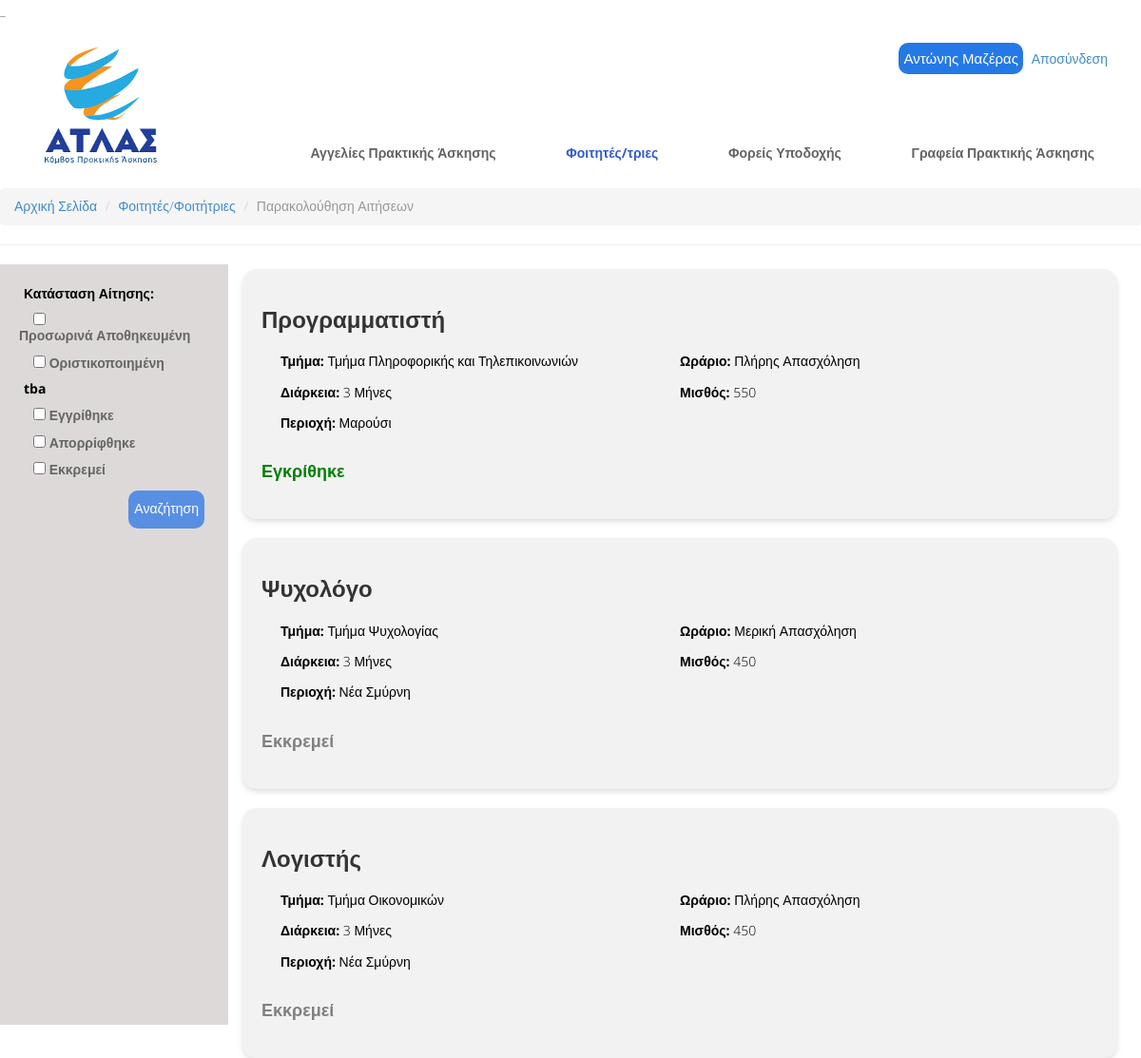
/parakolouthisi.php (signed in), run on the app's committed database.
### tables this page shows
CREATE TABLE `aggelies` (
  `id` int(11) NOT NULL,
  `Τμήμα` varchar(50) NOT NULL,
  `Θέση` varchar(50) NOT NULL,
  `Περιοχή` varchar(50) NOT NULL,
  `Διάρκεια` varchar(50) NOT NULL,
  `Ωράριο` varchar(50) NOT NULL,
  `Μισθός` int(11) NOT NULL,
  `Περιγραφή` text NOT NULL,
  `Ημ/νία` date NOT NULL DEFAULT current_timestamp(),
  `Κατάσταση` varchar(50) NOT NULL,
  `Θέσεις` int(11) NOT NULL,
  `id_forea` bigint(20) NOT NULL
);

### parakolouthisi.php (the view, shortened to what this page needs)
<!DOCTYPE html>
<html lang="en">
<head>
<link href="css/bootstrap.min.css" rel="stylesheet" />
<link href="css/fancybox/jquery.fancybox.css" rel="stylesheet">
<link href="css/jcarousel.css" rel="stylesheet" />
<link href="css/flexslider.css" rel="stylesheet" />
<link href="js/owl-carousel/owl.carousel.css" rel="stylesheet">
<link href="css/style.css" rel="stylesheet" />
</head>
<body>
<div id="wrapper">
	<header>
        <div style="background-color: #ffffff;" class="navbar navbar-default navbar-static-top">
            <div class="container">
                <div class="navbar-header">
                    <a class="navbar-default" href="index.php"><img src="img/atlas_logo.png" alt="logo"/></a>
                </div>
				<?php
				if($_SESSION["username"] == NULL){
				?>
				<div class="profile">
					<button onclick="window.location.href='login.html';" >Log in</button>
					<button onclick="window.location.href='signin.html';">Sign in</button>
				</div>
				<?php } else {
					?>  <div class="profile">
							<button onclick="window.location.href='profil.php';" ><?php echo $_SESSION["name"] ?></button>
							<a href="logout.php">Αποσύνδεση</a>
						</div>
					<?php
				} ?>
                <div class="navbar-collapse collapse ">
                    <ul class="nav navbar-nav">
						<ul class="dropdown"><a href="aggelies.php">Αγγελίες Πρακτικής Άσκησης</a></ul>
						<ul class="dropdown">
							<a style="color:rgb(51, 91, 202);" class="dropbtn" href="foitites.php">Φοιτητές/τριες </a>
						</ul>
						<ul class="dropdown">
							<a class="dropbtn" href="foreis.php">Φορείς Υποδοχής</a>
						</ul>
						<ul class="dropdown"><a href="grafeia.php">Γραφεία Πρακτικής Άσκησης</a></ul>
                    </ul>
                </div>
            </div>
        </div>
		  <nav aria-label="breadcrumb">
			<ol class="breadcrumb">
			  <li class="breadcrumb-item"><a href="index.php">Αρχική Σελίδα</a></li>
              <li class="breadcrumb-item"><a href="foitites.php">Φοιτητές/Φοιτήτριες</a></li>
			  <li class="breadcrumb-item active" aria-current="page">Παρακολούθηση Αιτήσεων</li>
			</ol>
		  </nav>
	</header>
	<?php
	if($_SESSION["username"] != null && $_SESSION["usertype"] == 'foititis'){
		$conn = new mysqli('localhost', 'root', '', 'sdi1900106');
		$x = $_SESSION["recordnumber"];
		$result	 = mysqli_query($conn, "SELECT aggelies.*, aitiseis.status, aitiseis.katastash FROM aggelies, aitiseis WHERE aggelies.id = aitiseis.id_aggelias AND aitiseis.id_foititi = $x");
	?>
    <hr>
    <section class="list">
		<div class="filter">
			<label for="Κατάσταση Αίτησης">Κατάσταση Αίτησης:</label>
			<div>
				<input type="checkbox" onclick="myFunction('Κατάσταση Αίτησης', 4)" id="Κατάσταση Αίτησης" name="Προσωρινά">
				<label for="Προσωρινά">Προσωρινά Αποθηκευμένη</label>
			</div>
			<div>
				<input type="checkbox" onclick="myFunction('Κατάσταση Αίτησης', 4)" id="Κατάσταση Αίτησης" name="Οριστικοποιημένη">
				<label for="Οριστικοποιημένη">Οριστικοποιημένη</label>
			</div>
			<label for="tba">tba</label>
			<div>
				<input type="checkbox" onclick="myFunction('Εγγρίθηκε', 6)" id="Εγγρίθηκε" name="Εγγρίθηκε">
				<label for="Εγγρίθηκε">Εγγρίθηκε</label>
			</div>
			<div>
				<input type="checkbox" onclick="myFunction('Απορρίφθηκε', 6)" id="Απορρίφθηκε" name="Απορρίφθηκε">
				<label for="Απορρίφθηκε">Απορρίφθηκε</label>
			</div>
			<div>
				<input type="checkbox" onclick="myFunction('Εκκρεμεί', 6)" id="Εκκρεμεί" name="Εκκρεμεί">
				<label for="Εκκρεμεί">Εκκρεμεί</label>
			</div>
			<input type="button" value="Αναζήτηση">
		</div>
		<div class="items" id="agglist">
		<?php
			if (mysqli_num_rows($result) > 0) {
			$sn=1;
			while($data = mysqli_fetch_assoc($result)) {
		?>
			<li>
				<h3><?php echo $data['Θέση']; ?></h3>
				<div class="content-grid">
					<div>
						<p><b>Τμήμα:</b> <?php echo $data['Τμήμα']; ?></p>
						<p><b>Διάρκεια:</b> <?php echo $data['Διάρκεια']; ?> Μήνες</p>
						<p><b>Περιοχή:</b> <?php echo $data['Περιοχή']; ?></p>
					</div>
					<div>
						<p><b>Ωράριο:</b> <?php echo $data['Ωράριο']; ?></p>
						<p><b>Μισθός:</b> <?php echo $data['Μισθός']; ?></p>
					</div>
				</div>
					<?php if ($data['status'] == 'Εγκρίθηκε') { ?>
						<h4 style="color: green;">Εγκρίθηκε</h4>
					<?php } else if ($data['status'] == 'Απορρίφθηκε') { ?>
						<h4 style="color: red;">Απορρίφθηκε</h4>
					<?php } else { ?>
						<h4 style="color: gray;">Εκκρεμεί</h4>
					<?php } ?>
			</li>
			<?php
				$sn++;}} else { ?>
					<h3 style="margin: 20px; border">Δεν έχετε κάνει ακόμα κάποια αίτηση. <a href="aggelies.php">Ψάξτε Αγγελίες</a></h3>
				<?php } ?>
		</div>
    </section>
	<?php } else  { ?>
		<h1>Χρειάζεται να συνδεθείτε με λογαριασμό φοιτητή για να προχωρήσετε σε αυτή τη σελίδα <br> <a href="login.html">Συνδεθείτε</a></h1>
	<?php } ?>
</div>
</body>

### css/style.css (style rules this page uses)
body { font-family:'Open Sans', Arial, sans-serif; font-size:14px; font-weight:300; line-height:1.6em; color:#656565; }
h1,h2, h3, h4, h5, h6 { font-family:'Open Sans', Arial, sans-serif; font-weight:700; line-height:1.1em; color:#333; margin-bottom: 20px; }
.container { padding:0 20px 0 20px; position:relative; }
#wrapper { width:100%; margin:0; padding:0; }
header .navbar { margin-bottom: 0; }
.navbar-default { border: none; }
header .navbar-collapse ul.navbar-nav { float: right; margin-right: 0; margin-top: 6%; }
header .navbar-default { background-color: #FFFFFF; }
header .navbar { min-height: 70px; padding:18px 0; }
header .navbar-nav ul.dropdown { position: relative; display: inline-block; margin-right: 0; }
.dropdown > a { color: #636363; padding: 14px; padding-bottom: 6px; padding-top: 5px; margin-left: 2px; line-height: 30px; font-weight: 700; -webkit-transition: all .3s ease; -moz-transition: all .3s ease; -ms-transition: all .3s ease; -o-transition: all .3s ease; transition: all .3s ease; }
.dropbtn { color: #636363; padding: 14px; font-size: 14px; border: none; }
header .container .profile { float: right; }
.profile > button { margin-top: 5px; margin-right: 5px; margin-left: 5px; font-size: 15px; text-align: center; background-color: #2579e6; color: rgb(255, 255, 255); border: none; padding: 5px; border-radius: 10px; }
.list .filter { float: left; width: 20%; padding: 20px; height: 100%; background-color: rgb(221, 217, 217); }
.list .filter > label { color: #000; }
.list .filter > div > input[type=checkbox] { margin-left: 15px; }
.list .filter > input[type=button] { color: white; background-color: rgb(88, 143, 226); width: fit-content; height: 40px; float: right; margin: 5px; border: none; border-radius: 10px; }
.list .filter > label { padding: none; margin-left: 5px; }
.list .items { float: left; width: 80%; padding-right: 20px; height: 100%; background-color: none; }
.list .items > li { display: block; background-color: #f2f2f2; padding: 20px; border-radius: 15px; color: #000; margin: 5px; margin-left: 15px; text-decoration: none; margin-bottom: 20px; filter: drop-shadow(0 4px 3px rgb(0 0 0 / 0.07)) drop-shadow(0 2px 2px rgb(0 0 0 / 0.06)); }
.list .items > li > div.content-grid { display: grid; grid-template-columns: 50% 50%; margin: 20px; }

### data on the page
aggelies: Θέση "Προγραμματιστή", Τμήμα "Τμήμα Πληροφορικής και Τηλεπικοινωνιών", Διάρκεια "3", Περιοχή "Μαρούσι", Ωράριο "Πλήρης Απασχόληση", Μισθός "550", shows "Εγκρίθηκε"
aggelies: Θέση "Ψυχολόγο", Τμήμα "Τμήμα Ψυχολογίας", Διάρκεια "3", Περιοχή "Νέα Σμύρνη", Ωράριο "Μερική Απασχόληση", Μισθός "450", shows "Εκκρεμεί"
aggelies: Θέση "Λογιστής", Τμήμα "Τμήμα Οικονομικών", Διάρκεια "3", Περιοχή "Νέα Σμύρνη", Ωράριο "Πλήρης Απασχόληση", Μισθός "450", shows "Εκκρεμεί"

### other printed values
$_SESSION["name"] "Αντώνης Μαζέρας"
